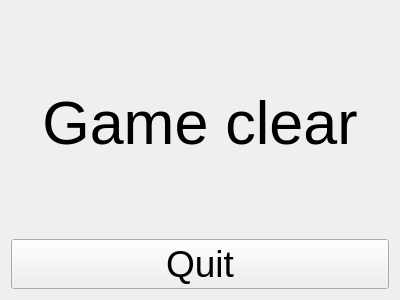
<?xml version="1.0" encoding="UTF-8"?>
<ui version="4.0">
 <class>Form</class>
 <widget class="QWidget" name="Form">
  <property name="geometry">
   <rect>
    <x>0</x>
    <y>0</y>
    <width>400</width>
    <height>300</height>
   </rect>
  </property>
  <property name="windowTitle">
   <string>Form</string>
  </property>
  <layout class="QVBoxLayout" name="verticalLayout_2">
   <item>
    <layout class="QVBoxLayout" name="verticalLayout">
     <item>
      <widget class="QLabel" name="label">
       <property name="minimumSize">
        <size>
         <width>300</width>
         <height>100</height>
        </size>
       </property>
       <property name="font">
        <font>
         <pointsize>46</pointsize>
        </font>
       </property>
       <property name="text">
        <string>Game clear</string>
       </property>
       <property name="alignment">
        <set>Qt::AlignCenter</set>
       </property>
      </widget>
     </item>
     <item>
      <widget class="QPushButton" name="pushButton">
       <property name="minimumSize">
        <size>
         <width>200</width>
         <height>50</height>
        </size>
       </property>
       <property name="font">
        <font>
         <pointsize>28</pointsize>
        </font>
       </property>
       <property name="text">
        <string>Quit</string>
       </property>
      </widget>
     </item>
    </layout>
   </item>
  </layout>
 </widget>
 <resources/>
 <connections>
  <connection>
   <sender>pushButton</sender>
   <signal>released()</signal>
   <receiver>Form</receiver>
   <slot>close()</slot>
   <hints>
    <hint type="sourcelabel">
     <x>268</x>
     <y>269</y>
    </hint>
    <hint type="destinationlabel">
     <x>397</x>
     <y>259</y>
    </hint>
   </hints>
  </connection>
 </connections>
</ui>
